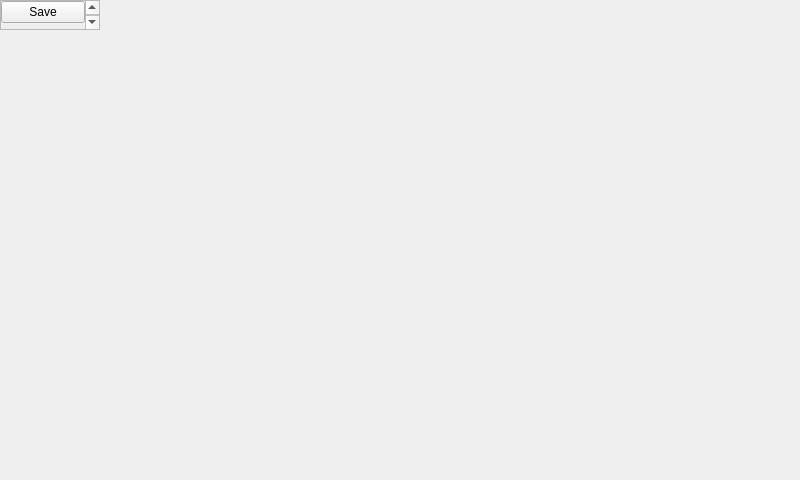
<?xml version="1.0" encoding="UTF-8"?>
<ui version="4.0">
 <class>LyricsEditDialog</class>
 <widget class="QMainWindow" name="LyricsEditDialog">
  <property name="geometry">
   <rect>
    <x>0</x>
    <y>0</y>
    <width>800</width>
    <height>480</height>
   </rect>
  </property>
  <property name="windowTitle">
   <string>Lyrics editor</string>
  </property>
  <widget class="QScrollArea" name="centralArea">
   <property name="widgetResizable">
    <bool>true</bool>
   </property>
   <widget class="QWidget" name="editorWidget">
    <layout class="QVBoxLayout" name="editorLayout">
     <property name="margin">
      <number>0</number>
     </property>
     <item>
      <widget class="QPushButton" name="saveButton">
       <property name="text">
        <string>Save</string>
       </property>
      </widget>
     </item>
     <item>
      <widget class="QTextEdit" name="lyricsField">
       <property name="lineWrapMode">
        <enum>QTextEdit::WidgetWidth</enum>
       </property>
      </widget>
     </item>
    </layout>
   </widget>
  </widget>
 </widget>
 <resources/>
 <connections/>
</ui>
